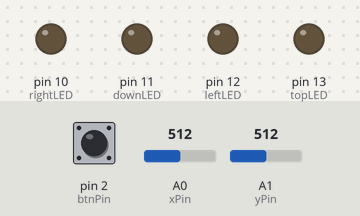
This sketch was run on a simulated Arduino Uno, built with avr-gcc and run on an emulated ATmega328P. Shown: output pins drawn as LEDs (lit = HIGH). The test bench sets the inputs (shaded band); at power-on: A0 (xPin) = 512, pin 2 (btnPin) HIGH, A1 (yPin) = 512.

Above: at 1.2 s.
1.3 s: A0 (xPin) set to 544
2.8 s: A0 (xPin) set to 559
At 3.4 s:
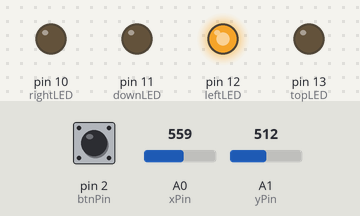
4.3 s: pin 2 (btnPin) pulled LOW for 0.15 s
At 4.49 s:
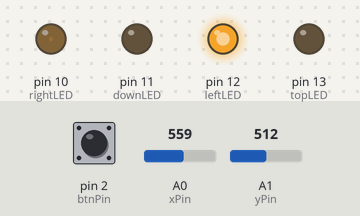
6.0 s: A1 (yPin) set to 537
7.5 s: A1 (yPin) set to 569
At 8.7 s:
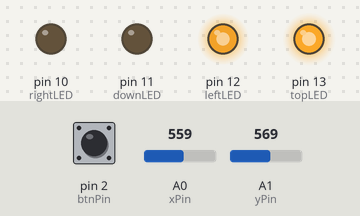
9.0 s: pin 2 (btnPin) pulled LOW for 1 s
At 9.8 s:
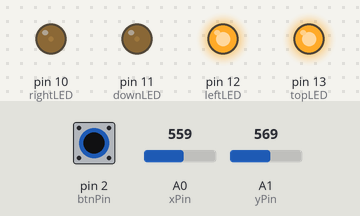
Timing chart, 0 to 12.0 s (numbered marks = the images above; inputs shaded):
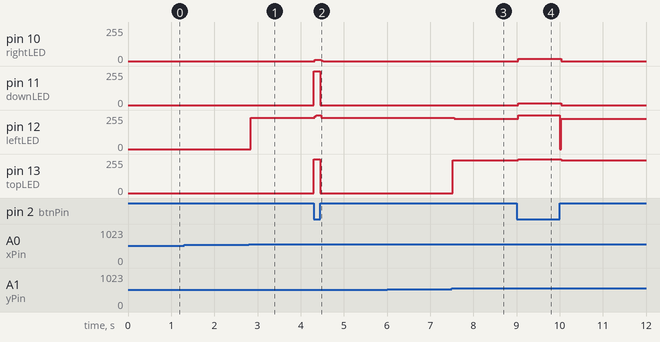

Measured:
- the behaviour switches between 550 and 551 on A0 (xPin) (found by bisection; images 0 and 1)
- the behaviour switches between 550 and 551 on A1 (yPin) (found by bisection; images 2 and 3)
- after the input at 1.3 s, every drawn part: stays the same
- after the input at 2.8 s, pin 12 (leftLED): 0/255 → 233/255 at once
- after the input at 4.3 s, pin 10 (rightLED): 0/255 → 9/255 at once, → 0/255 0.16 s later; pin 11 (downLED), pin 13 (topLED): 0/255 → 255/255 at once, → 0/255 0.15 s later; pin 12 (leftLED): 233/255 → 255/255 at once, → 233/255 0.16 s later
- after the input at 6.0 s, every drawn part: stays the same
- after the input at 7.5 s, pin 12 (leftLED): 233/255 → 226/255 after 0.06 s; pin 13 (topLED): 0/255 → 247/255 at once
- after the input at 9.0 s, pin 10 (rightLED): 0/255 → 16/255 at once, → 0/255 1.0 s later; pin 11 (downLED): 0/255 → 13/255 at once, → 0/255 1.0 s later; pin 12 (leftLED): 226/255 → 255/255 at once, → 226/255 0.96 s later; pin 13 (topLED): 247/255 → 255/255 at once, → 247/255 1.0 s later

The sketch:

JoyStick.ino
```cpp
int xPin= A0;
int yPin= A1;
int btnPin= 2;
int topLED= 13;
int leftLED= 12;
int downLED= 11;
int rightLED= 10;

void setup() {
    pinMode(btnPin, INPUT_PULLUP);
    pinMode(leftLED, OUTPUT);
    pinMode(downLED, OUTPUT);
    pinMode(rightLED, OUTPUT);
    pinMode(topLED, OUTPUT);
}
void loop() {
    int btnState = digitalRead(btnPin);
    int yState = analogRead(yPin);
    int xState = analogRead(xPin);
    if  (btnState == LOW) {
      digitalWrite (leftLED, HIGH);
      digitalWrite (downLED, HIGH);
      digitalWrite (rightLED, HIGH);
      digitalWrite (topLED, HIGH);
    }
  else {
    digitalWrite (leftLED, LOW);
    digitalWrite (downLED, LOW);
    digitalWrite (rightLED, LOW);
    digitalWrite (topLED, LOW);
    }
  if (yState > 550) {
    digitalWrite (downLED, LOW);
    digitalWrite (topLED, HIGH);
  }
  if (yState < 450) {
    digitalWrite (topLED, LOW);
    digitalWrite (downLED, HIGH);
  }
  if (xState > 550) {
    digitalWrite (rightLED, LOW);
    digitalWrite (leftLED, HIGH);
  }
  if (xState < 450) {
    digitalWrite (leftLED, LOW);
    digitalWrite (rightLED, HIGH);
  }


}
```
